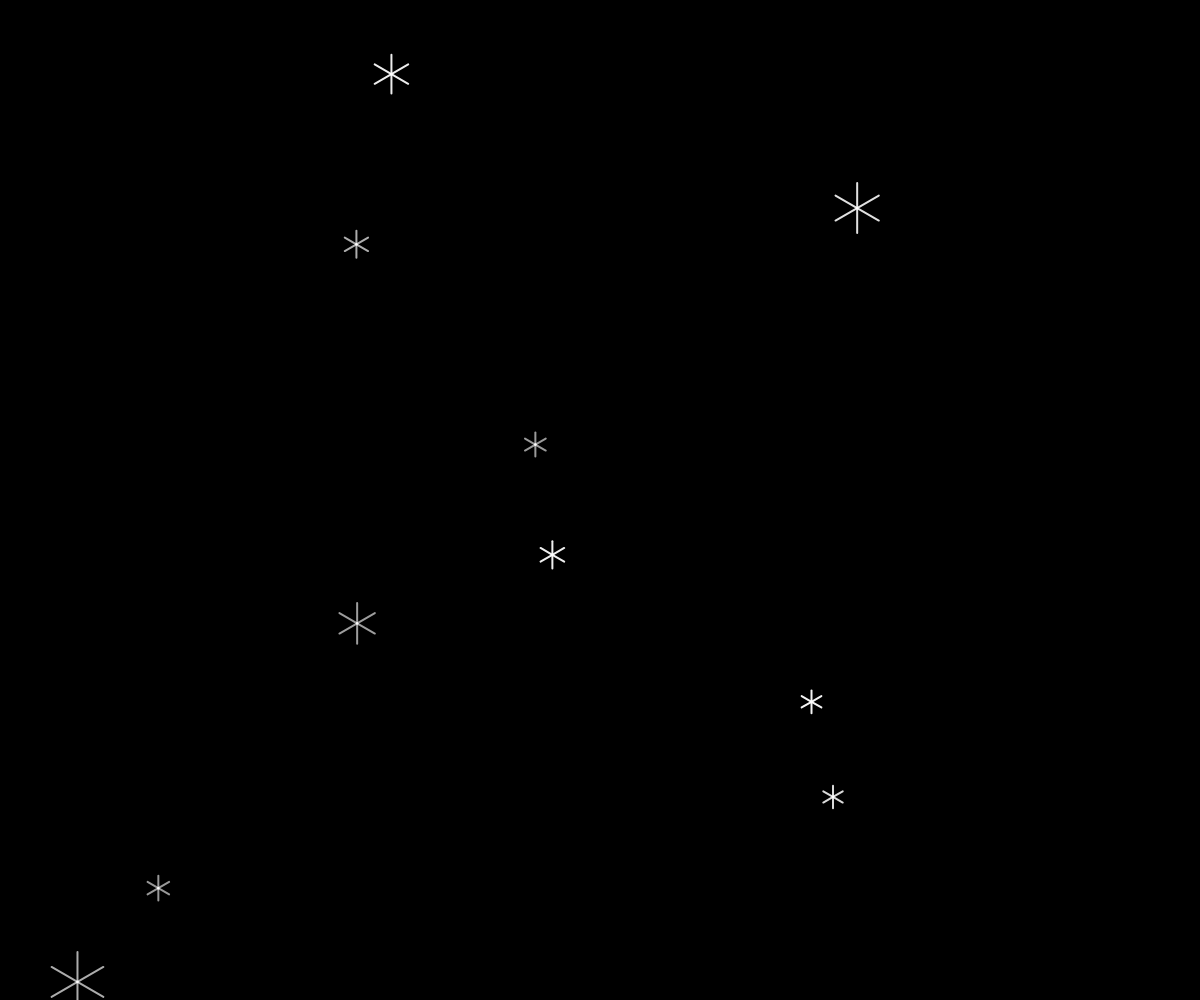
Frame 1 (no input)
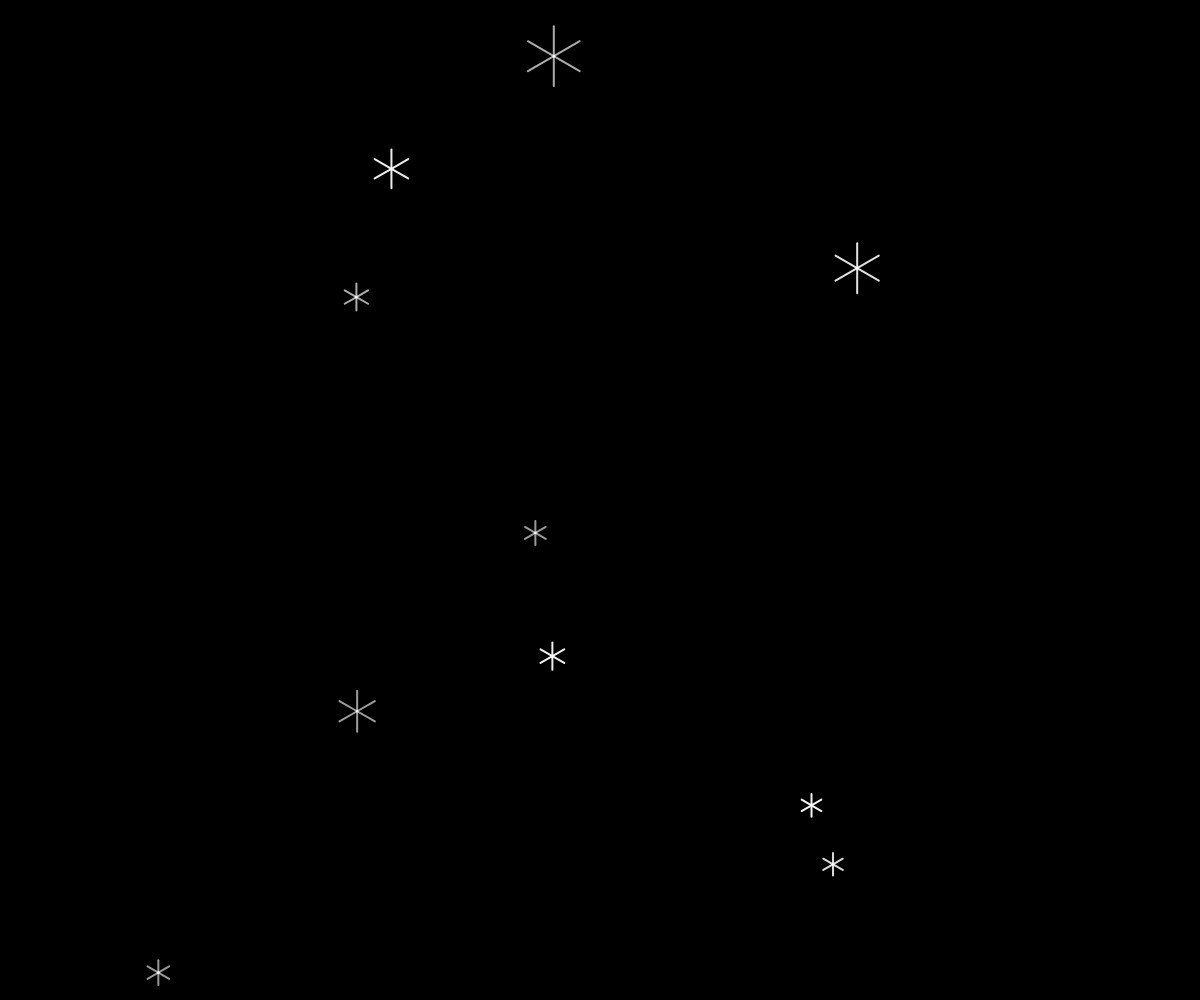
Frame 60 (no input)
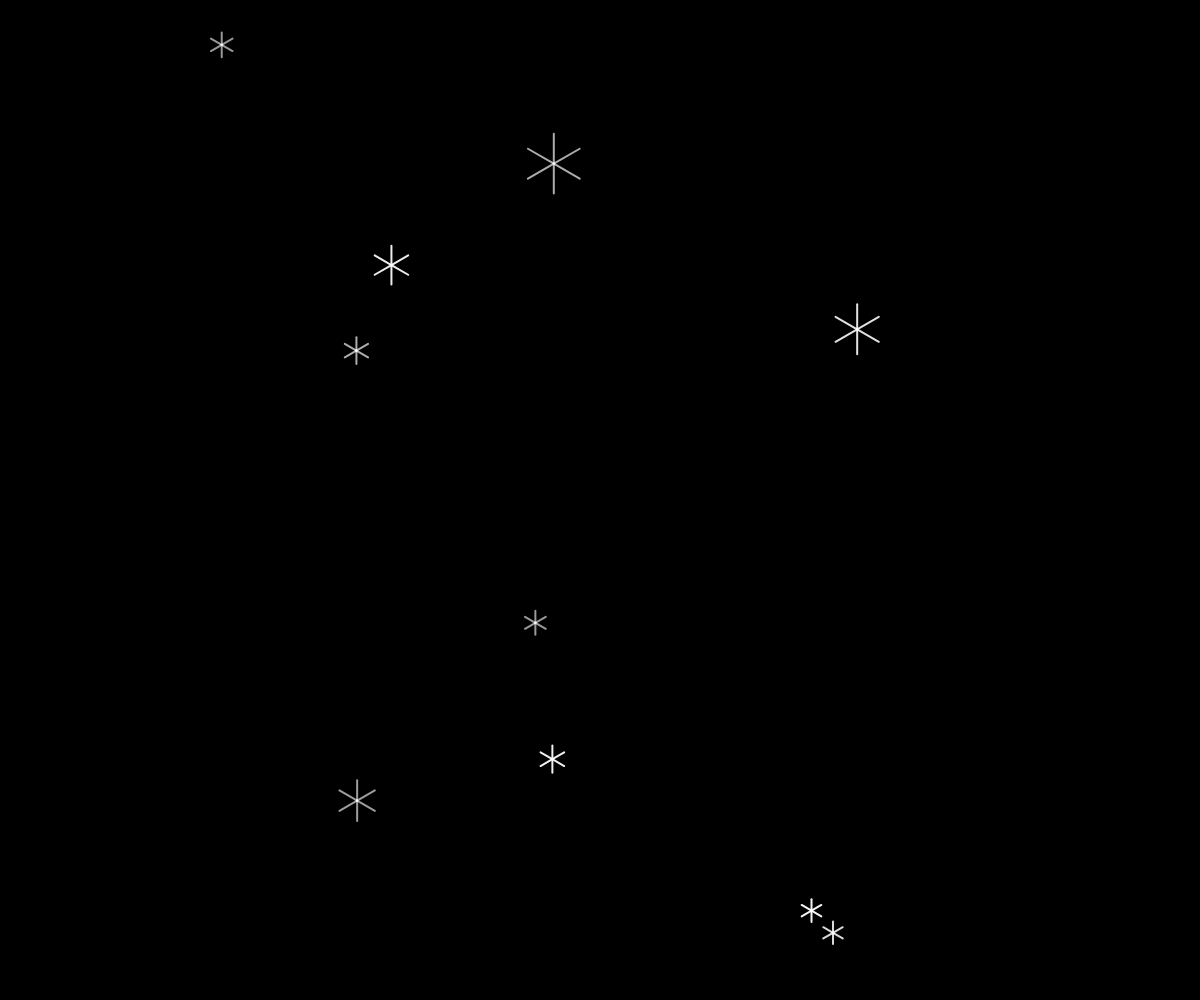
Frame 120 (the mouse pressed at the canvas centre since frame 60)

The p5.js sketch that drew these frames (run headless with seeded random() and noise() and a simulated clock; from frame 60 on, the mouse is pressed at the canvas centre):

// p5.js sketch
// ── sketch.js
let snowflakes = []; 
let numSnowflakes = 10; 

function setup() {
  createCanvas(windowWidth, windowHeight);

  for (let i = 0; i < numSnowflakes; i++) {
    snowflakes.push(createSnowflake());
  }
}

function windowResized() {
  resizeCanvas(windowWidth, windowHeight);
}

function draw() {
  background(0);
  stroke(255);

  for (let flake of snowflakes) {
    updateSnowflake(flake);
    drawSnowflake(flake.x, flake.y, flake.size, flake.opacity);
  }
}

function createSnowflake() {
  return {
    x: random(width),
    y: random(height),
    size: random(10, 30),
    speed: random(0.5, 2), // Velocità casuale per caduta lenta
    opacity: random(100, 255) // Opacità casuale tra 100 e 255
  };
}

function updateSnowflake(flake) {
  flake.y += flake.speed;

  // Se il fiocco di neve esce dallo schermo, ricomincia dall'alto
  if (flake.y > height) {
    flake.y = -flake.size;
    flake.x = random(width);
  }
}

function drawSnowflake(x, y, size, opacity) {
  push();
  translate(x, y);
  strokeWeight(2);
  stroke(255, 255, 255, opacity); // Imposta il colore con opacità

  // Disegna i bracci dell'asterisco
  for (let i = 0; i < 6; i++) {
    line(0, 0, 0, -size);
    rotate(PI / 3); // 60 gradi per creare un asterisco
  }

  pop();
}
